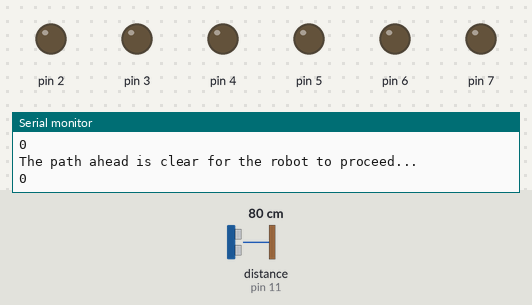
Simulated run of this sketch. Board: Arduino Uno, built with avr-gcc and run on an emulated ATmega328P. Shown: output pins drawn as LEDs (lit = HIGH), the last lines printed to the serial monitor. Dashed ring = blinking. The test bench sets the inputs (shaded band); at power-on: distance to the obstacle (sensor on pin 11) 80 cm. The echo pulse lasts 58.3 µs per cm.

Above: at 1.2 s.
1.3 s: distance to the obstacle (sensor on pin 11) set to 11 cm
2.8 s: distance to the obstacle (sensor on pin 11) set to 8 cm
At 3.6 s:
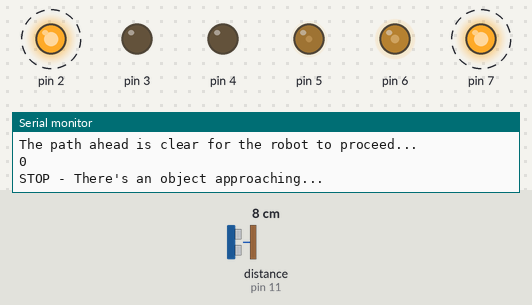
5.8 s: distance to the obstacle (sensor on pin 11) set to 18 cm
At 7.3 s:
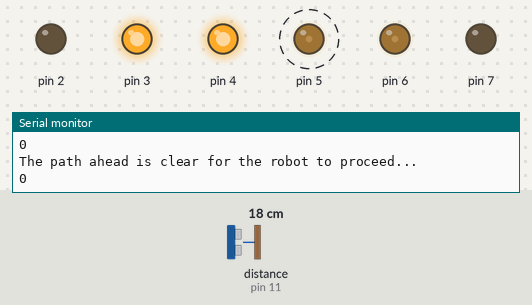
8.8 s: distance to the obstacle (sensor on pin 11) set to 2 cm
At 9.5 s:
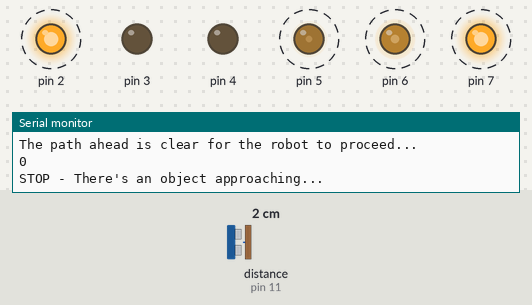
Timing chart, 0 to 12.8 s (numbered marks = the images above; inputs shaded):
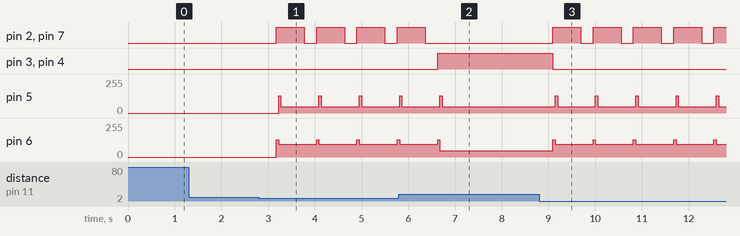

Measured:
- the behaviour switches between 10 and 9 cm on distance to the obstacle (sensor on pin 11) (found by bisection; images 0 and 1)
- after the input at 2.8 s, pin 2, pin 7: alternates HIGH for 0.60 s and LOW for 0.26 s, starting after 0.37 s; pin 5: 0/255 → 48/255 after 0.42 s; pin 6: 0/255 → 96/255 after 0.37 s, → 128/255 2.6 s later
- after the input at 5.8 s, pin 2, pin 7: goes on until 6.4 s, then stays LOW; pin 3, pin 4: LOW → HIGH after 0.83 s; pin 5: goes on until 6.7 s, then stays 48/255
- after the input at 8.8 s, pin 2, pin 7: alternates HIGH for 0.60 s and LOW for 0.26 s, starting after 0.29 s; pin 3, pin 4: HIGH → LOW after 0.29 s; pin 5: alternates 128/255 for 0.05 s and 48/255 for 0.81 s, starting after 0.34 s; pin 6: alternates 128/255 for 0.05 s and 96/255 for 0.81 s, starting after 0.29 s

The sketch:

Robot.ino
```cpp
#include <NewPing.h>

// PWM PCB to Arduino Uno pin assignments
const int in1 = 2;  // Motor 1 Direction Control
const int in2 = 3;  // Motor 1 Direction Control
const int enA = 5;  // Motor 1 Enable or PWM

const int in3 = 7;  // Motor 2 Direction Control
const int in4 = 4;  // Motor 2 Direction Control
const int enB = 6;  // Motor 2 Enable or PWM

// Other stuff
const int min_speed = 48;      // Minimum motor speed
const int boost_speed = 128;   // Boost speed to get the motor moving
const int boost_time = 50;     // Time in milliseconds for boost_speed
const int min_object_distance = 10;  // Minimum distance to an object that will
                                     // cause the robot to stop
// Sonar stuff
const int sonar_trigger_pin = 12;
const int sonar_echo_pin = 11;
const int sonar_max_distance = 200;

NewPing sonar(sonar_trigger_pin, sonar_echo_pin, sonar_max_distance);

int get_distance(NewPing sonar)
  {
    int micro_seconds = sonar.ping_median(10);
    int distance = sonar.convert_cm(micro_seconds);
    // Serial.println(distance);
    return distance;
  }

class Motor
{
  public:
    Motor(int direction_control_pin_01,
          int direction_control_pin_02,
          int pwm_pin)
          : _direction_control_pin_01(direction_control_pin_01),
            _direction_control_pin_02(direction_control_pin_02),
            _pwm_pin(pwm_pin)
    {
      pinMode(_direction_control_pin_01, OUTPUT);
      pinMode(_direction_control_pin_02, OUTPUT);
      pinMode(_pwm_pin, OUTPUT);
    }

  void EnableForwards()
  {
    digitalWrite(_direction_control_pin_01, LOW);
    digitalWrite(_direction_control_pin_02, HIGH);
  }

  void EnableBackwards()
  {
    digitalWrite(_direction_control_pin_01, HIGH);
    digitalWrite(_direction_control_pin_02, LOW);
  }

  void Disable()
  {
    digitalWrite(_direction_control_pin_01, LOW);
    digitalWrite(_direction_control_pin_02, LOW);
  }

  void PowerUp(int pwm_ratio, int boost_speed, int boost_time)
  {
    // Give the motor a kick to get it going in case a low PWM ratio is passed in
    analogWrite(_pwm_pin, boost_speed);
    delay(boost_time);
    // Now set the requested PWM
    analogWrite(_pwm_pin, pwm_ratio);
  }

  private:
    int _direction_control_pin_01;
    int _direction_control_pin_02;
    int _pwm_pin;
};

void setup()
{
  Serial.begin(115200);
}

// Delare two motor instances
Motor LHMotor(in1, in2, enA);
Motor RHMotor(in3, in4, enB);

// The main code loop runs here
void loop()
{
  int object_distance;
  boolean motors_stopped;

  motors_stopped == true;

  while(true)
  {
    object_distance = get_distance(sonar);

    if(object_distance >= min_object_distance)
    {
      // Move ahead!!!
      Serial.println("The path ahead is clear for the robot to proceed...");
      Serial.println(motors_stopped);
      if (motors_stopped == true)  // Only run the code below when transitioning from stopped to started
      {
        Serial.println("Starting motors...");
        RHMotor.EnableForwards();
        LHMotor.EnableForwards();
        RHMotor.PowerUp(min_speed, boost_speed, boost_time);
        LHMotor.PowerUp(min_speed, boost_speed, boost_time);
        motors_stopped = false;
      }
    }
   else  // There's an object approaching
    {
      // Stop!!!
      Serial.println("STOP - There's an object approaching...");
      RHMotor.Disable();
      LHMotor.Disable();

      // Reverse and turn a bit
      RHMotor.EnableBackwards();
      LHMotor.EnableBackwards();
      RHMotor.PowerUp(min_speed * 2, boost_speed, boost_time);
      LHMotor.PowerUp(min_speed, boost_speed, boost_time);
      delay(500);

      RHMotor.Disable();
      LHMotor.Disable();

      motors_stopped = true;
    }
  }
}
```
